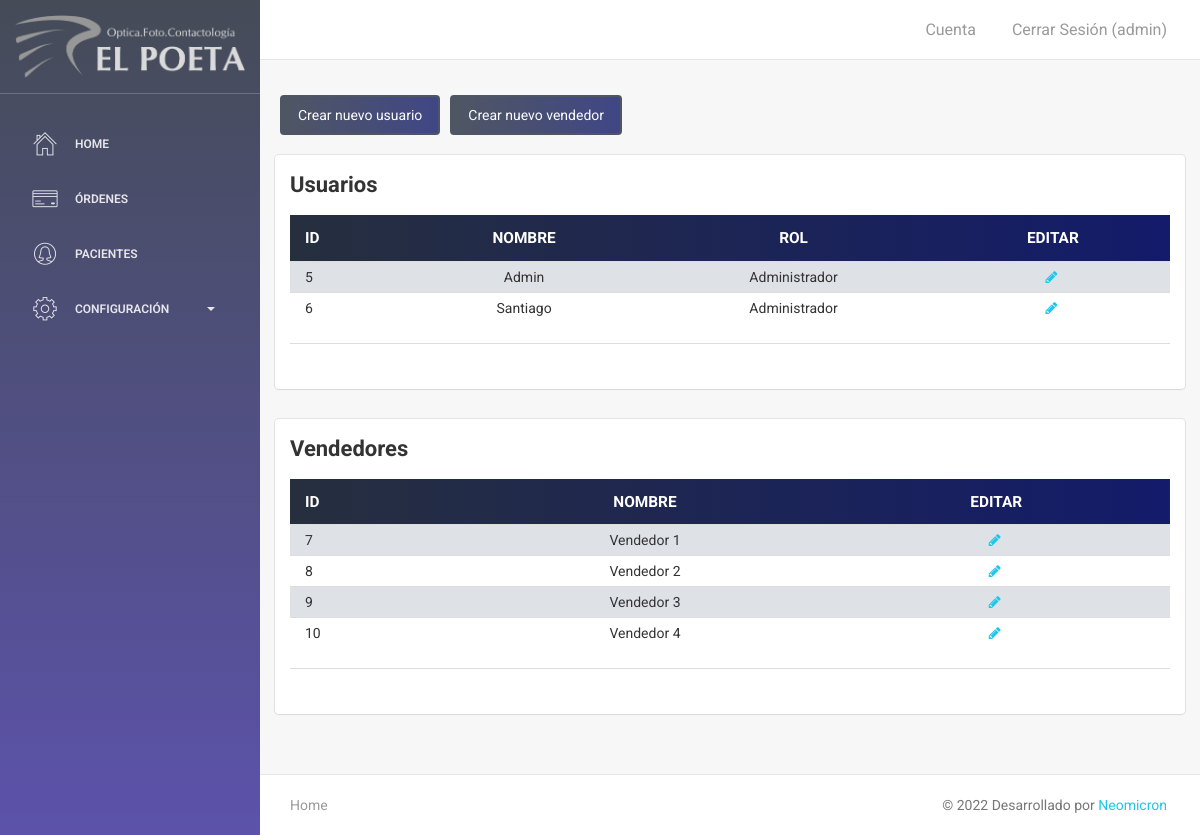
The page /usuarios.php (signed in) on the database as committed earlier.
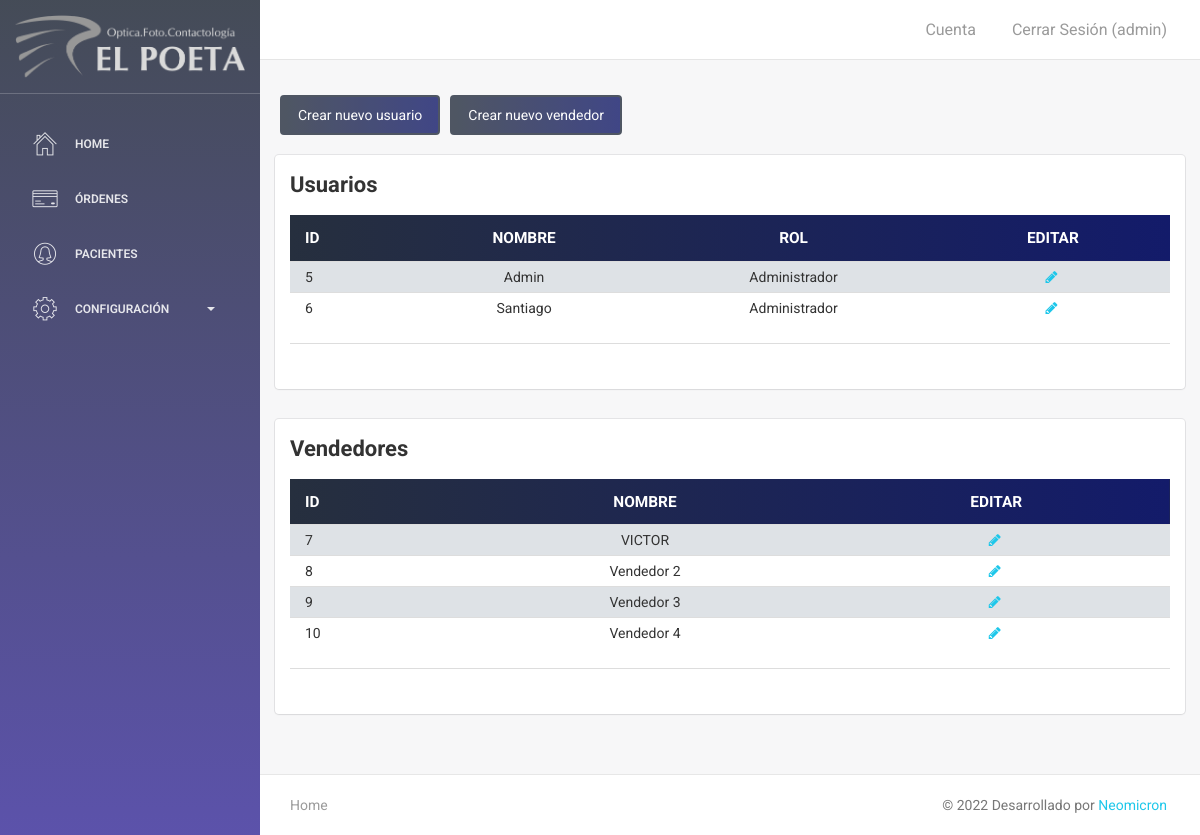
The same page on the database as committed later.
### tables this page shows
CREATE TABLE `vendedores` (
  `id_vendedor` int(11) NOT NULL,
  `nombre` varchar(50) NOT NULL DEFAULT '0',
  `password` varchar(300) NOT NULL DEFAULT '0'
);

### usuarios.php (called while the page is built, shortened)
<?php
require 'config/conexion.php';
require_once 'consultas/roles.php';
require_once 'consultas/usuarios.php';
require_once 'consultas/vendedores.php';
require 'views/usuarios.view.php';
?>

### consultas/usuarios.php (called while the page is built, shortened)
<?php
$query = $con->prepare ('SELECT * FROM usuarios');
	$query->execute();
$usuarios = $query->fetchAll();
?>

### consultas/roles.php (called while the page is built, shortened)
<?php
	function roles($rol){
		switch ($rol){
			case 1: $rol = "Administrador"; break;
		}
		return $rol;
	}
 ?>

### consultas/vendedores.php (called while the page is built)
<?php
$query = $con->prepare ('SELECT * FROM vendedores');
	$query->execute();
$vendedores = $query->fetchAll();
?>

### views/usuarios.view.php (the view, shortened to what this page needs)
<?php require 'views/header.php' ?>
<div class="wrapper">
    <?php include 'views/sidebar.php' ?>
    <?php include 'views/navbar.php' ?>
        <div class="content">
            <div class="container-fluid">
                <div class="row mb-4 d-flex">
                    <a class="btn btn-primary m-2" data-toggle="modal" data-target="#modal_add_user">Crear nuevo usuario</a>
                    <a class="btn btn-primary m-2" data-toggle="modal" data-target="#modal_add_vendedor">Crear nuevo vendedor</a>
                </div>
                <div class="row">
                    <div class="col-12">
                        <div class="card">
                            <div class="header">
                                <h4 class="title"><strong>Usuarios</strong></h4>
                            </div>
                            <div class="content">
                                <table style="width:100%; border-radius: 6px" class="display table table-striped table-sm" id="tabla_productos">
                                    <thead class="tabla-thead white-text">
                                        <th class="sorting">ID</th>
                                        <th class="text-center sorting">Nombre</th>
                                        <th class="text-center sorting">Rol</th>
                                        <th class="text-center sorting">Editar</th>
                                    </thead>
                                    <tbody>
                                        <?php foreach ($usuarios as $usuario): ?>
                                            <tr>
                                                <td><?php echo $usuario['id_usuario'] ?></td>
                                                <td class="text-center"><?php echo $usuario['nombre'] ?></td>
                                                <td class="text-center"><?php echo roles($usuario['rol']) ?></td>
                                                <td class="text-center"><a href="editar_usuario.php?id=<?php echo $usuario['id_usuario'] ?>"><i class="fa fa-pencil"></i></a></td>
                                            </tr>
                                        <?php endforeach ?>
                                    </tbody>
                                </table>
                                <div class="footer">
                                    <hr>
                                </div>
                            </div>
                        </div>
                    </div>
                </div>
                <div class="row">
                    <div class="col-12">
                        <div class="card">
                            <div class="header">
                                <h4 class="title"><strong>Vendedores</strong></h4>
                            </div>
                            <div class="content">
                                <table style="width:100%; border-radius: 6px" class="display table table-striped table-sm" id="tabla_productos">
                                    <thead class="tabla-thead white-text">
                                        <th class="sorting">ID</th>
                                        <th class="text-center sorting">Nombre</th>
                                        <th class="text-center sorting">Editar</th>
                                    </thead>
                                    <tbody>
                                        <?php foreach ($vendedores as $vendedor): ?>
                                            <tr>
                                                <td><?php echo $vendedor['id_vendedor'] ?></td>
                                                <td class="text-center"><?php echo $vendedor['nombre'] ?></td>
                                                <td class="text-center"><a href="editar_vendedor.php?id=<?php echo $vendedor['id_vendedor'] ?>"><i class="fa fa-pencil"></i></a></td>
                                            </tr>
                                        <?php endforeach ?>
                                    </tbody>
                                </table>
                                <div class="footer">
                                    <hr>
                                </div>
                            </div>
                        </div>
                    </div>
                </div>
            </div>
        </div>
<?php include 'views/footer.php' ?>
<?php include 'scripts/usuarios.php' ?>

Rows that differ between the two databases and show on the page:
changed vendedores id 7: nombre "Vendedor 1" → "VICTOR"
